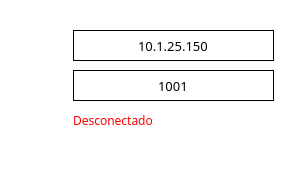
   <widget class="QGroupBox" name="groupBox">
    <property name="geometry">
     <rect>
      <x>20</x>
      <y>160</y>
      <width>301</width>
      <height>191</height>
     </rect>
    </property>
    <property name="font">
     <font>
      <family>Bahnschrift Light</family>
     </font>
    </property>
    <property name="styleSheet">
     <string notr="true">border: 1px solid white;
background: transparent;
color: rgb(255, 255, 255);</string>
    </property>
    <property name="title">
     <string>Comunicação</string>
    </property>
    <widget class="QLabel" name="status">
     <property name="geometry">
      <rect>
       <x>73</x>
       <y>110</y>
       <width>201</width>
       <height>21</height>
      </rect>
     </property>
     <property name="font">
      <font>
       <family>Bahnschrift Light</family>
       <weight>50</weight>
       <bold>false</bold>
      </font>
     </property>
     <property name="styleSheet">
      <string notr="true">border: 0px;
color: rgb(255, 0, 0);
</string>
     </property>
     <property name="text">
      <string>Desconectado</string>
     </property>
    </widget>
    <widget class="QLabel" name="label">
     <property name="geometry">
      <rect>
       <x>10</x>
       <y>30</y>
       <width>61</width>
       <height>31</height>
      </rect>
     </property>
     <property name="font">
      <font>
       <family>Bahnschrift Light</family>
       <pointsize>10</pointsize>
      </font>
     </property>
     <property name="styleSheet">
      <string notr="true">border: 0px;
</string>
     </property>
     <property name="text">
      <string>IP</string>
     </property>
    </widget>
    <widget class="QLabel" name="label_6">
     <property name="geometry">
      <rect>
       <x>10</x>
       <y>110</y>
       <width>41</width>
       <height>21</height>
      </rect>
     </property>
     <property name="font">
      <font>
       <family>Bahnschrift Light</family>
      </font>
     </property>
     <property name="styleSheet">
      <string notr="true">border: 0px;
</string>
     </property>
     <property name="text">
      <string>Status:</string>
     </property>
    </widget>
    <widget class="QLineEdit" name="ip">
     <property name="geometry">
      <rect>
       <x>73</x>
       <y>30</y>
       <width>201</width>
       <height>31</height>
      </rect>
     </property>
     <property name="font">
      <font>
       <family>Bahnschrift Light</family>
       <pointsize>10</pointsize>
      </font>
     </property>
     <property name="styleSheet">
      <string notr="true">background-color: rgb(255, 255, 255);
border: 1px solid black;
color: rgb(0, 0, 0);</string>
     </property>
     <property name="inputMethodHints">
      <set>Qt::ImhNone</set>
     </property>
     <property name="text">
      <string>10.1.25.150</string>
     </property>
     <property name="alignment">
      <set>Qt::AlignCenter</set>
     </property>
    </widget>
    <widget class="QLineEdit" name="porta">
     <property name="enabled">
      <bool>true</bool>
     </property>
     <property name="geometry">
      <rect>
       <x>73</x>
       <y>70</y>
       <width>201</width>
       <height>31</height>
      </rect>
     </property>
     <property name="font">
      <font>
       <family>Bahnschrift Light</family>
       <pointsize>10</pointsize>
      </font>
     </property>
     <property name="styleSheet">
      <string notr="true">background-color: rgb(255, 255, 255);
border: 1px solid black;
color: rgb(0, 0, 0);</string>
     </property>
     <property name="text">
      <string>1001</string>
     </property>
     <property name="alignment">
      <set>Qt::AlignCenter</set>
     </property>
     <property name="readOnly">
      <bool>true</bool>
     </property>
    </widget>
    <widget class="QLabel" name="label_2">
     <property name="geometry">
      <rect>
       <x>10</x>
       <y>70</y>
       <width>61</width>
       <height>31</height>
      </rect>
     </property>
     <property name="font">
      <font>
       <family>Bahnschrift Light</family>
       <pointsize>10</pointsize>
      </font>
     </property>
     <property name="styleSheet">
      <string notr="true">border: 0px;</string>
     </property>
     <property name="text">
      <string>Porta</string>
     </property>
    </widget>
    <widget class="QPushButton" name="stop">
     <property name="geometry">
      <rect>
       <x>105</x>
       <y>140</y>
       <width>81</width>
       <height>41</height>
      </rect>
     </property>
     <property name="font">
      <font>
       <family>Bahnschrift Light</family>
       <pointsize>10</pointsize>
      </font>
     </property>
     <property name="styleSheet">
      <string notr="true"/>
     </property>
     <property name="text">
      <string/>
     </property>
    </widget>
    <widget class="QPushButton" name="ping">
     <property name="geometry">
      <rect>
       <x>200</x>
       <y>140</y>
       <width>81</width>
       <height>41</height>
      </rect>
     </property>
     <property name="font">
      <font>
       <family>Bahnschrift Light</family>
       <pointsize>10</pointsize>
      </font>
     </property>
     <property name="styleSheet">
      <string notr="true"/>
     </property>
     <property name="text">
      <string/>
     </property>
    </widget>
    <widget class="QPushButton" name="start">
     <property name="geometry">
      <rect>
       <x>10</x>
       <y>140</y>
       <width>81</width>
       <height>41</height>
      </rect>
     </property>
     <property name="font">
      <font>
       <family>Bahnschrift Light</family>
       <pointsize>10</pointsize>
      </font>
     </property>
     <property name="styleSheet">
      <string notr="true"/>
     </property>
     <property name="text">
      <string/>
     </property>
    </widget>
   </widget>
